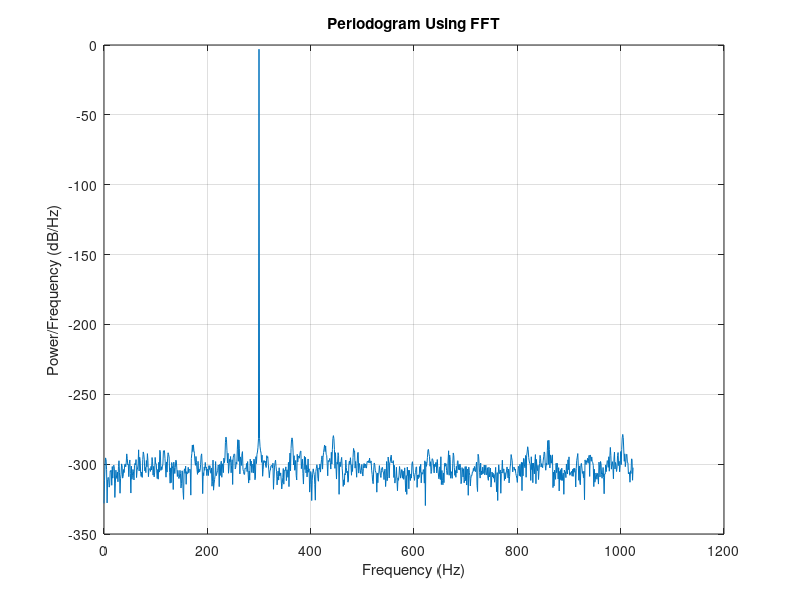

MATLAB code to generate this figure:
%By:        Shane Billingsley
%Class:     ASEN 3300 Aerospace Electronics & Communications
%Date:      Spring 2024

fs = 2048;
t = 0:1/fs:1-1/fs;
x = sin(2*pi*t*300);

N = length(x);
xdft = fft(x);
xdft = xdft(1:N/2+1);
psdx = (1/(fs*N)) * abs(xdft).^2;
psdx(2:end-1) = 2*psdx(2:end-1);
freq = 0:fs/length(x):fs/2;

plot(freq,pow2db(psdx))
grid on
title("Periodogram Using FFT")
xlabel("Frequency (Hz)")
ylabel("Power/Frequency (dB/Hz)")